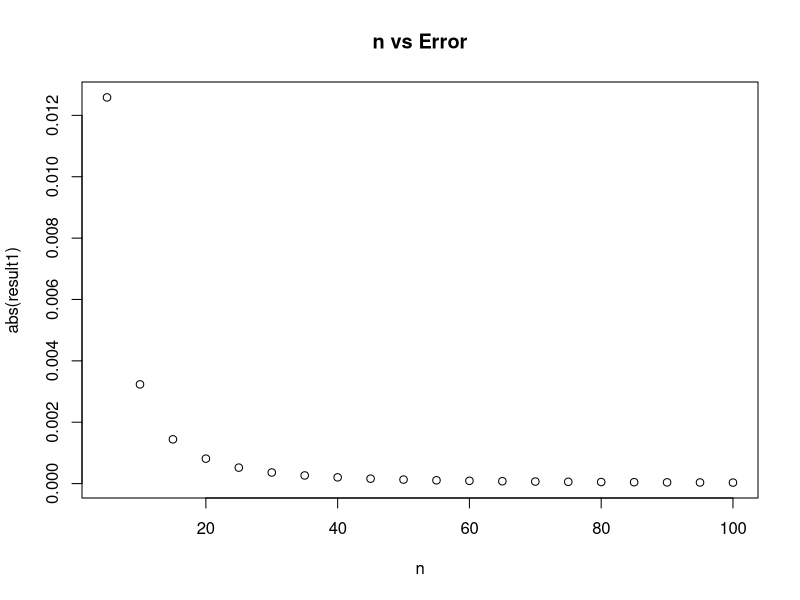

The R source for this figure:
Trapezodal = function(f, a, b,n, print = TRUE ){
  integral = 0
  if( n <= 0){
    return("choose a positive integer n!")}
  x0 = sort(c(a,b))[1]; xn = sort(c(a,b))[2]
  h =(xn - x0)/n
  
  inegeral = 0 
  for (i in 1:n) { 
    integral = integral + 
      0.5 *h*(f(x0+i*h)+f(x0+(i-1)*h))
  }
  if(print == TRUE){
  print(paste("Trapezoidal gives", integral))}
  return(integral = integral)
}


func_y = function(x){exp(-0.5*x^2)/sqrt(2*pi)}
Trapezodal(func_y, -2,4, 10)

int_func_y = function(x){pnorm(x)}
int_func_y(4) - int_func_y(-2)

n_set = seq(5,100, by= 5)
result1 = sapply(n_set, Trapezodal, f = func_y, a = -2, 
                 b = 4, print = FALSE) - 
  (int_func_y(4) - int_func_y(-2))
result1


plot(n_set, abs(result1), main = "n vs Error", xlab = "n")